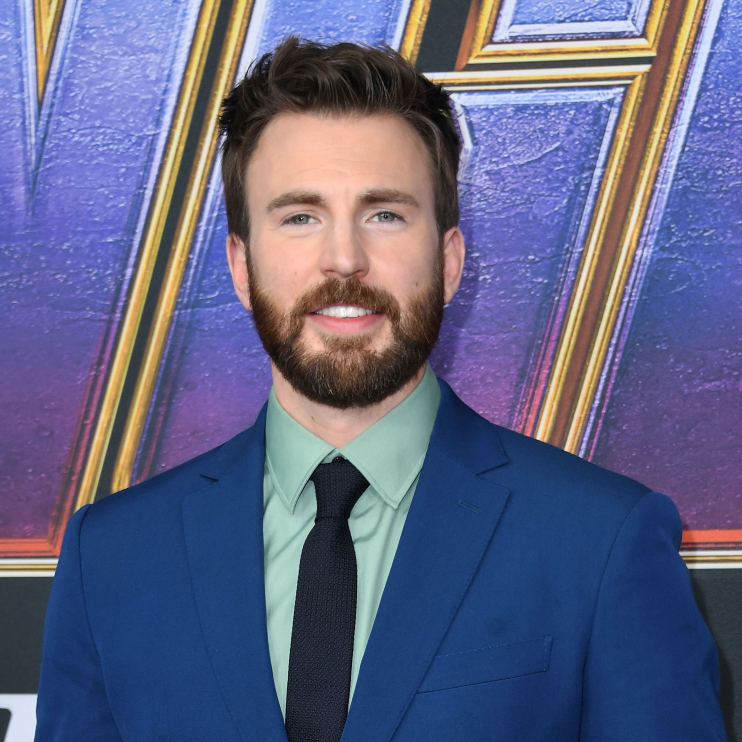
#> input picture daddy.jpg, 2225 x 2226 px (shown at 1/3 size)
$ python main.py
#> lines starting #> are read from the running program, lines starting #| are printed output that depends on the picture
import os
from datetime import datetime, timedelta
from pathlib import Path
import shutil
import json
import csv
from PIL import Image
from PyPDF2 import PdfReader, PdfFileReader

# répertoire de travail actuel
repertoire_actuelle = os.getcwd()
print(repertoire_actuelle)

# [58 lines of commented-out code are left out]

moncheminnom = "C:\\Olivier Pinard"
chemin_prog = Path(moncheminnom).joinpath("prog2")
chemin_prog.mkdir(parents=True, exist_ok=True)
chemin_prog_intra = chemin_prog.joinpath("projetpoo.txt")
chemin_prog_intra.mkdir(parents=True, exist_ok=True)
chemin_philosophie = Path(moncheminnom).joinpath("philosophie")
chemin_philosophie.mkdir(parents=True, exist_ok=True)
chemin_math = Path(moncheminnom).joinpath("math")
chemin_math.mkdir(parents=True, exist_ok=True)
chemin_math_intra = chemin_math.joinpath("intra.txt")
chemin_math_intra.mkdir(parents=True, exist_ok=True)


# class GestionNoteMathematique:
#     """Cette classe sera utilisée pour gérer un système
#         de notes mathématiques organisées par catégories
#         """
#
#     def __init__(self, dossier_racine=None):
#         """Initialisation de la classe GestionNoteMathematique"""
#         if dossier_racine is None:
#             self.dossier_racine = Path.home() / 'MathNotes'
#         else:
#             mondossier_Math = dossier_racine + "\\MathNotes"  # Variable texte pour indiquer le chemin
#             self.dossier_racine = Path(mondossier_Math)  # Création du chemin
#         self.categories = ["algebre", "analyse", "geometrie", "probabilites", "archives"]
#
#     def creer_structure_dossiers(self):
#         """Ici la structure des dossiers pour
#         les notes de mathématiques doit être créé"""
#         self.dossier_racine.mkdir(exist_ok=True)
#
#         # Création des sous dossiers
#         for categorie in self.categories:
#             dossier_categorie = self.dossier_racine / categorie
#             dossier_categorie.mkdir(exist_ok=True)
#
#         print(f"La structure de dossiers a été créée dans {self.dossier_racine}")
#
#     def creer_note(self, categorie, titre, contenu):
#
#         """Cette méthode va créer une nouvelle note mathématique dans la
#             catégorie spécifiée"""
#         categories_valides = self.categories[:-1]
#         if categorie not in categories_valides:
#             print(
#                 f"Erreur: la catégorie {categorie} est invalide. La liste des catégories disponible est"
#                 f" {categories_valides}")
#             return None
#         date_actuelle = datetime.now().strftime("%d_%m_%Y_%H_%M_%S")
#         nom_fichier = f"{date_actuelle}_{titre.replace(' ', '_')}.txt"
#
#         chemin_fichier = self.dossier_racine / categorie / nom_fichier  # Chemin complet du fichier
#
#         contenu_complet = f"Titre:{titre}\nDate:{date_actuelle}\n\n{contenu}"
#
#         chemin_fichier.write_text(contenu_complet, encoding="utf-8")
#         print(f"Note créée:{chemin_fichier}")
#         return chemin_fichier
#
#     def rechercher_note_par_titre(self, titre):
#         """Rechercher la note par titre"""
#         resultats = []
#         titre_lower = titre.lower()
#         categories_valides = self.categories[:-1]
#         for categorie in categories_valides:
#             dossier_categorie = self.dossier_racine / categorie
#             if not dossier_categorie.exists():
#                 continue
#             for fichier in dossier_categorie.iterdir():
#                 # Ici on vérifie si c'est un fichier et si le titre est dans le nom
#                 if fichier.is_file() and titre_lower in fichier.name.lower():
#                     resultats.append(fichier)
#
#         return resultats
#
#     def rechercher_note_par_contenu(self, texte):
#
#         resultats = []
#         texte_lower = texte.lower()
#         categories_valides = self.categories[:-1]
#         for categorie in categories_valides:
#             dossier_categorie = self.dossier_racine / categorie
#             if not dossier_categorie.exists():
#                 continue
#             for fichier in dossier_categorie.iterdir():
#                 # Ici on vérifie si c'est un fichier et si le titre est dans le nom
#                 if fichier.is_file() and fichier.suffix == '.txt':
#                     try:
#                         contenu = fichier.read_text(encoding="utf-8")
#                         if texte_lower in contenu.lower():
#                             resultats.append(fichier)
#                     except Exception as e:
#                         print(f"Erreur lors de la lecture de {fichier}: {e}")
#
#         return resultats
#
#     def archiver_notes_anciennes(self, jours):
#         """
#         Déplace les notes plus anciennes que le nombre de jours spécifié vers le dossier archives.
#
#         """
#         # Calculer la date limite
#         delta = timedelta(days=1)
#         date_limite = datetime.now() - delta
#         dossier_archives = self.dossier_racine / "archives"
#
#         # S'assurer que le dossier archives existe
#         dossier_archives.mkdir(exist_ok=True)
#
#         notes_archivees = 0
#
#         # Parcourir tous les dossiers de catégories (sauf archives)
#         for categorie in self.categories[:-1]:  # Toutes sauf "archives"
#             dossier_categorie = self.dossier_racine / categorie
#
#             # Vérifier si le dossier existe
#             if not dossier_categorie.exists():
#                 continue
#
#             # Parcourir tous les fichiers de la catégorie
#             for fichier in dossier_categorie.iterdir():
#                 # Vérifier si c'est un fichier
#                 if fichier.is_file():
#                     # Obtenir la date de modification du fichier
#                     temps_modification = fichier.stat().st_mtime
#                     date_modification = datetime.fromtimestamp(temps_modification)
#
#                     # Vérifier si le fichier est plus ancien que la date limite
#                     if date_modification < date_limite:
#                         # Chemin de destination dans les archives
#                         chemin_destination = dossier_archives / fichier.name
#
#                         # Déplacer le fichier
#                         fichier.rename(chemin_destination)
#                         notes_archivees += 1
#
#         print(f"{notes_archivees} note(s) archivée(s)")
#         return notes_archivees
#
#     def afficher_resultats(self, resultats):
#         """
#         Affiche les résultats d'une recherche.
#         """
#         if not resultats:
#             print("Aucun résultat trouvé.")
#         else:
#             print(f"{len(resultats)} note(s) trouvée(s):")
#             for i, chemin in enumerate(resultats, 1):
#                 print(f"{i}. {chemin}")
#
#
# monchemin2 = "C:\\2475333"
# G1 = GestionNoteMathematique(monchemin2)
# G1.creer_structure_dossiers()
#
# G1.creer_note("algebre", "Equations du second degré",
#               "Formule: x = (-b ± √(b² - 4ac)) / 2a\n\nExemple: Pour 2x² + 3x - 5 = 0\na=2, b=3, c=-5")
#
# # G1.creer_note("analyse", "Formule de Taylor",
# #                             "f(x) = f(a) + f'(a)(x-a) + f''(a)(x-a)²/2! + ...\n
# #                             \nExemple: ex ≈ 1 + x + x²/2 + x³/6 + ...")
# #
# G1.creer_note("geometrie", "Théorème de Pythagore",
#               "a² + b² = c²\n\nDans un triangle rectangle, le carré de "
#               "l'hypoténuse est égal à la somme des carrés des deux autres côtés.")
#
# # print(" Recherche par titre pour le titre 'equation'")
# # resultats_titre=G1.rechercher_note_par_titre("equation")
# # print(resultats_titre)
#
# print(" Recherche par contenu pour le texte 'triangle'")
# resultats_titre = G1.rechercher_note_par_contenu("triangle")
# print(resultats_titre)

data = {"nom": "Olivier", "Sport": "Hockey", "age": 18}
with open("data_scimoli.json", "w") as f:
    json.dump(data, f, indent=4)

with open("data_scimoli.json", "r") as f:
    data_lue = json.load(f)
    print(data_lue["Sport"])

with open("data.csv", "w", newline="") as f:
    writer = csv.writer(f)
    writer.writerow(["Nom", "Sport", "Age"])
    writer.writerow(["Olivier", "Hockey", 18])

with open("data.csv", "r") as f:
    reader = csv.reader(f)
    for row in reader:
        print(row)

image = Image.open("daddy.jpg")
#> image is the input picture: PIL image 2225x2226 RGB; mean R, G, B 96.6, 99.5, 132.4
# Affiche les informations
print(image.format, image.size)
#| JPEG (2225, 2226)

# redimensionner
image_redim = image.resize((600, 600))
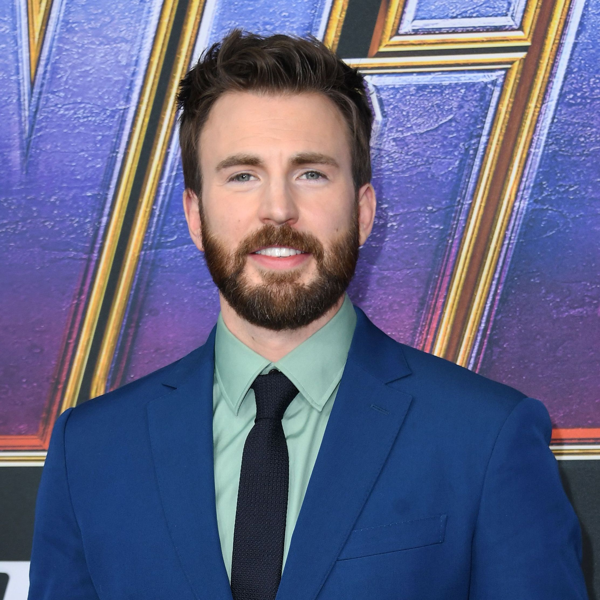
#> image_redim: PIL image 600x600 RGB; mean R, G, B 96.6, 99.5, 132.4
image_redim.save("image_redim.png", "PNG")

#> (the run stopped early here; a loop or call above may not have finished)
